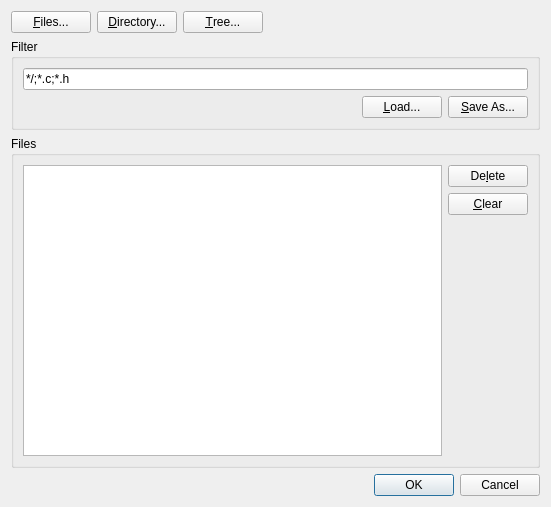
<ui version="4.0" >
 <class>AddFilesDialog</class>
 <widget class="QDialog" name="AddFilesDialog" >
  <property name="geometry" >
   <rect>
    <x>0</x>
    <y>0</y>
    <width>551</width>
    <height>507</height>
   </rect>
  </property>
  <property name="sizePolicy" >
   <sizepolicy vsizetype="Preferred" hsizetype="Preferred" >
    <horstretch>0</horstretch>
    <verstretch>0</verstretch>
   </sizepolicy>
  </property>
  <property name="windowTitle" >
   <string>Add Files</string>
  </property>
  <layout class="QVBoxLayout" name="verticalLayout_3" >
   <item>
    <layout class="QHBoxLayout" name="horizontalLayout_3" >
     <item>
      <widget class="QPushButton" name="filesButton_" >
       <property name="text" >
        <string>&amp;Files...</string>
       </property>
      </widget>
     </item>
     <item>
      <widget class="QPushButton" name="dirButton_" >
       <property name="text" >
        <string>&amp;Directory...</string>
       </property>
      </widget>
     </item>
     <item>
      <widget class="QPushButton" name="treeButton_" >
       <property name="text" >
        <string>&amp;Tree...</string>
       </property>
      </widget>
     </item>
     <item>
      <spacer name="horizontalSpacer" >
       <property name="orientation" >
        <enum>Qt::Horizontal</enum>
       </property>
       <property name="sizeHint" stdset="0" >
        <size>
         <width>40</width>
         <height>20</height>
        </size>
       </property>
      </spacer>
     </item>
    </layout>
   </item>
   <item>
    <widget class="QGroupBox" name="groupBox" >
     <property name="sizePolicy" >
      <sizepolicy vsizetype="Preferred" hsizetype="Preferred" >
       <horstretch>0</horstretch>
       <verstretch>0</verstretch>
      </sizepolicy>
     </property>
     <property name="title" >
      <string>Filter</string>
     </property>
     <layout class="QVBoxLayout" name="verticalLayout" >
      <item>
       <widget class="QLineEdit" name="filterEdit_" >
        <property name="text" >
         <string>*/;*.c;*.h</string>
        </property>
       </widget>
      </item>
      <item>
       <layout class="QHBoxLayout" name="horizontalLayout" >
        <item>
         <spacer name="horizontalSpacer_2" >
          <property name="orientation" >
           <enum>Qt::Horizontal</enum>
          </property>
          <property name="sizeHint" stdset="0" >
           <size>
            <width>40</width>
            <height>20</height>
           </size>
          </property>
         </spacer>
        </item>
        <item>
         <widget class="QPushButton" name="loadFilterButton_" >
          <property name="text" >
           <string>&amp;Load...</string>
          </property>
         </widget>
        </item>
        <item>
         <widget class="QPushButton" name="saveFilterButton_" >
          <property name="text" >
           <string>&amp;Save As...</string>
          </property>
         </widget>
        </item>
       </layout>
      </item>
     </layout>
    </widget>
   </item>
   <item>
    <widget class="QGroupBox" name="groupBox_2" >
     <property name="sizePolicy" >
      <sizepolicy vsizetype="Expanding" hsizetype="Preferred" >
       <horstretch>0</horstretch>
       <verstretch>0</verstretch>
      </sizepolicy>
     </property>
     <property name="title" >
      <string>Files</string>
     </property>
     <layout class="QHBoxLayout" name="horizontalLayout_2" >
      <item>
       <widget class="QListWidget" name="fileList_" >
        <property name="selectionMode" >
         <enum>QAbstractItemView::ExtendedSelection</enum>
        </property>
       </widget>
      </item>
      <item>
       <layout class="QVBoxLayout" name="verticalLayout_2" >
        <item>
         <widget class="QPushButton" name="deleteFileButton_" >
          <property name="text" >
           <string>De&amp;lete</string>
          </property>
         </widget>
        </item>
        <item>
         <widget class="QPushButton" name="clearFilesButton_" >
          <property name="text" >
           <string>&amp;Clear</string>
          </property>
         </widget>
        </item>
        <item>
         <spacer name="verticalSpacer_2" >
          <property name="orientation" >
           <enum>Qt::Vertical</enum>
          </property>
          <property name="sizeHint" stdset="0" >
           <size>
            <width>20</width>
            <height>40</height>
           </size>
          </property>
         </spacer>
        </item>
       </layout>
      </item>
     </layout>
    </widget>
   </item>
   <item>
    <widget class="QDialogButtonBox" name="buttonBox" >
     <property name="orientation" >
      <enum>Qt::Horizontal</enum>
     </property>
     <property name="standardButtons" >
      <set>QDialogButtonBox::Cancel|QDialogButtonBox::Ok</set>
     </property>
    </widget>
   </item>
  </layout>
 </widget>
 <resources/>
 <connections>
  <connection>
   <sender>buttonBox</sender>
   <signal>accepted()</signal>
   <receiver>AddFilesDialog</receiver>
   <slot>accept()</slot>
   <hints>
    <hint type="sourcelabel" >
     <x>227</x>
     <y>485</y>
    </hint>
    <hint type="destinationlabel" >
     <x>157</x>
     <y>274</y>
    </hint>
   </hints>
  </connection>
  <connection>
   <sender>buttonBox</sender>
   <signal>rejected()</signal>
   <receiver>AddFilesDialog</receiver>
   <slot>reject()</slot>
   <hints>
    <hint type="sourcelabel" >
     <x>295</x>
     <y>491</y>
    </hint>
    <hint type="destinationlabel" >
     <x>286</x>
     <y>274</y>
    </hint>
   </hints>
  </connection>
  <connection>
   <sender>filesButton_</sender>
   <signal>clicked()</signal>
   <receiver>AddFilesDialog</receiver>
   <slot>addFiles()</slot>
   <hints>
    <hint type="sourcelabel" >
     <x>66</x>
     <y>27</y>
    </hint>
    <hint type="destinationlabel" >
     <x>89</x>
     <y>8</y>
    </hint>
   </hints>
  </connection>
  <connection>
   <sender>dirButton_</sender>
   <signal>clicked()</signal>
   <receiver>AddFilesDialog</receiver>
   <slot>addDir()</slot>
   <hints>
    <hint type="sourcelabel" >
     <x>160</x>
     <y>28</y>
    </hint>
    <hint type="destinationlabel" >
     <x>180</x>
     <y>10</y>
    </hint>
   </hints>
  </connection>
  <connection>
   <sender>treeButton_</sender>
   <signal>clicked()</signal>
   <receiver>AddFilesDialog</receiver>
   <slot>addTree()</slot>
   <hints>
    <hint type="sourcelabel" >
     <x>240</x>
     <y>29</y>
    </hint>
    <hint type="destinationlabel" >
     <x>304</x>
     <y>18</y>
    </hint>
   </hints>
  </connection>
  <connection>
   <sender>clearFilesButton_</sender>
   <signal>clicked()</signal>
   <receiver>fileList_</receiver>
   <slot>clear()</slot>
   <hints>
    <hint type="sourcelabel" >
     <x>495</x>
     <y>236</y>
    </hint>
    <hint type="destinationlabel" >
     <x>440</x>
     <y>251</y>
    </hint>
   </hints>
  </connection>
  <connection>
   <sender>loadFilterButton_</sender>
   <signal>clicked()</signal>
   <receiver>AddFilesDialog</receiver>
   <slot>loadFilter()</slot>
   <hints>
    <hint type="sourcelabel" >
     <x>430</x>
     <y>130</y>
    </hint>
    <hint type="destinationlabel" >
     <x>538</x>
     <y>17</y>
    </hint>
   </hints>
  </connection>
  <connection>
   <sender>saveFilterButton_</sender>
   <signal>clicked()</signal>
   <receiver>AddFilesDialog</receiver>
   <slot>saveFilter()</slot>
   <hints>
    <hint type="sourcelabel" >
     <x>506</x>
     <y>127</y>
    </hint>
    <hint type="destinationlabel" >
     <x>544</x>
     <y>114</y>
    </hint>
   </hints>
  </connection>
  <connection>
   <sender>deleteFileButton_</sender>
   <signal>clicked()</signal>
   <receiver>AddFilesDialog</receiver>
   <slot>deleteSelectedFiles()</slot>
   <hints>
    <hint type="sourcelabel" >
     <x>492</x>
     <y>197</y>
    </hint>
    <hint type="destinationlabel" >
     <x>275</x>
     <y>253</y>
    </hint>
   </hints>
  </connection>
 </connections>
 <slots>
  <slot>addFiles()</slot>
  <slot>addDir()</slot>
  <slot>addTree()</slot>
  <slot>loadFilter()</slot>
  <slot>saveFilter()</slot>
  <slot>deleteSelectedFiles()</slot>
 </slots>
</ui>
